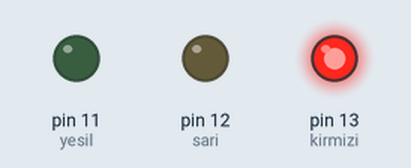
Simulated run of this sketch. Board: Arduino Uno, built with avr-gcc and run on an emulated ATmega328P. Parts: output pins drawn as LEDs (lit = HIGH).

Above: at 2.5 s.
At 6.0 s:
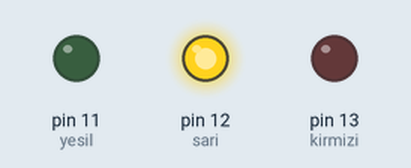
At 9.5 s:
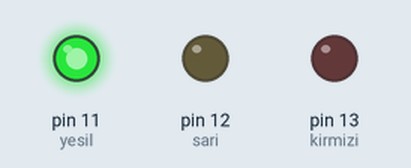
Timing chart, 0 to 15.6 s (numbered marks = the images above):
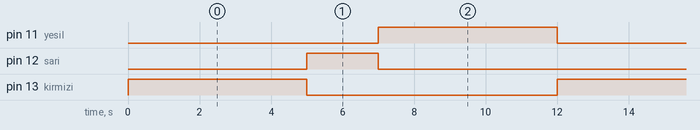

The sketch:

Trafik.ino
```cpp
/*
====================================================

Gerekli Malzemeler:
| Malzeme         | Adet | Açıklama              |
|-----------------|------|-----------------------|
| Arduino Uno/Nano| 1    | Mikrodenetleyici      |
| Kırmızı LED     | 1    | Stop ışığı            |
| Sarı LED        | 1    | Uyarı ışığı           |
| Yeşil LED       | 1    | Geçiş ışığı           |
| 220Ω Direnç     | 3    | Her LED için seri bağlı|
| Jumper Kablo    | 6    | Bağlantılar için      |
| Breadboard      | 1    | Devre kurmak için     |

🔌 Bağlantılar:
| LED             | Arduino Pin | Direnç |
|-----------------|--------------|--------|
| Kırmızı LED (+) | 13           | 220Ω   |
| Sarı LED (+)    | 12           | 220Ω   |
| Yeşil LED (+)   | 11           | 220Ω   |
| LED’lerin (-) bacağı | GND     | —      |

====================================================
*/

int kirmizi = 13;
int sari = 12;
int yesil = 11;

void setup() {
  pinMode(kirmizi, OUTPUT);
  pinMode(sari, OUTPUT);
  pinMode(yesil, OUTPUT);
}

void loop() {
  // Kırmızı ışık (Dur)
  digitalWrite(kirmizi, HIGH);
  digitalWrite(sari, LOW);
  digitalWrite(yesil, LOW);
  delay(5000);

  // Sarı ışık (Hazır ol)
  digitalWrite(kirmizi, LOW);
  digitalWrite(sari, HIGH);
  digitalWrite(yesil, LOW);
  delay(2000);

  // Yeşil ışık (Geç)
  digitalWrite(kirmizi, LOW);
  digitalWrite(sari, LOW);
  digitalWrite(yesil, HIGH);
  delay(5000);
}
```

Measured:
- by itself, pin 11 (yesil), pin 13 (kirmizi): alternates HIGH for 5.0 s and LOW for 7.0 s
- by itself, pin 12 (sari): alternates HIGH for 2.0 s and LOW for 10.0 s
- by itself, everything shown: repeats every 12.0 s, in 3 steps
